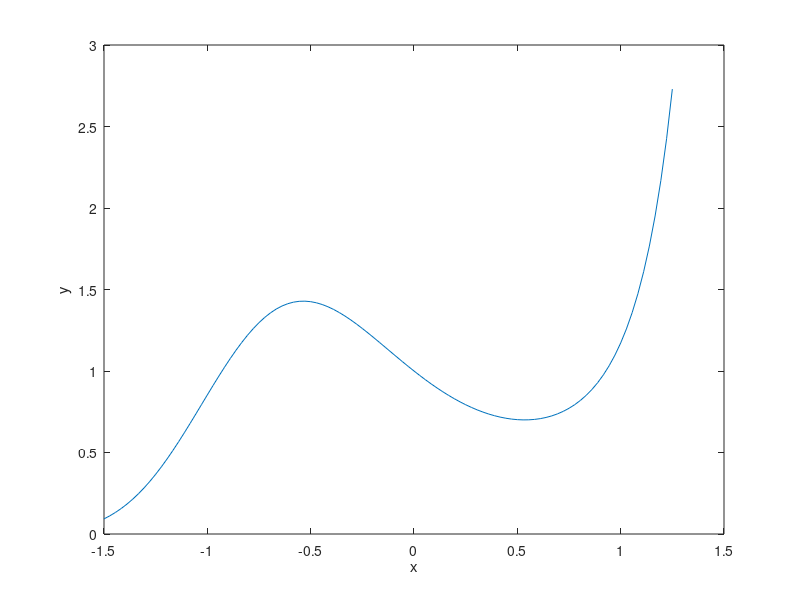

This figure's MATLAB source:
%%  Introduction to Plotting and Vectorization
% This lab will provide an introduction to two dimensional plots.  At
% the end, you should feel comfortable plotting functions of the form f(x).
% You should find this useful not only for visualizing the solutions of
% ODEs, but also for plotting general data that might appear in other
% courses and work.
%
% In the process we will also introduce the concept of vectorization, which
% is helpful for writing efficient and "clean" code.  Vectorization is a 
% concept found not only in MATLAB but also C/C++, Fortran, and other
% languages.
%
% Opening the m-file lab1.m in the MATLAB editor, step through each
% part using cell mode to see the results.  Compare the output with the
% PDF, which was generated from this m-file.
%
% There are twelve (12) exercises in this lab that will be graded.  
% Write your solutions in the template, including appropriate descriptions 
% in each step. Save the .m file as lab1_<UTORid>.m and submit it online on
% Quercus. Also, submit a PDF of the output by generating html (by going to
% 'File', 'Publish') and then saving to a PDF called lab1_<UTORid>.pdf. 
% Substitute your UTORid for <UTORid>.
%
% MAT292 Fall 2019, Stinchcombe & Parsch
% MAT292 Fall 2018, Stinchcombe & Khovanskii
% MAT292 Fall 2017, Stinchcombe & Sinnamon
% MAT292 Fall 2016, Sinnamon & Sousa
% Based on original from MAT292 Fall 2012, Hart & Pym
%
%
%% Student Information
%
% Student Name: Armaan Lalani 
%
% Student Number: 1005023225
%

%% Creating Vectors Explicitly
% MATLAB plots vectors (also known as arrays) of data points.  The first 
% way to create vectors is to give MATLAB a list of values of the form:
%
% x = [value1, value2, value3, ..., valueN];
%
% We can then see the values in the array x by entering |x| without a
% semilcolon or with the command |disp(x)|, with or without the semicolon.
%
% Individual entries of the vector can be accessed with the command |x(i)|, 
% where |i| is between 1 and the length of the array.  If |i| is not in 
% this range an error is thrown.
%
% Examine the following commands and their output.

x = [.5, 1.0, 2.3, 4.0, 4.333, 5.];     %These are arbitrary values
x
disp(x)
disp(x);
x(1);
x(2)

%% Exercise 1
% Objective: Observe a MATLAB error when you try to access an invalid
% index.
%
% Details: Try to access elements of the vector |x|, created in the
% previous step at the command prompt |>>|.  Try values of |i| outside the 
% valid range.  Try negative values, zero, and large positive values.  Copy
% down the error message in each case, and report this in your submitted 
% work as:
%
% Error for negative index: array indices must be positive integers or
% logical values
%
% Error for zero index: array indices must be positive integers or logical
% values
%
% Error for positive index outside of the bounds: index exceeds the number
% of array elements
%
% Only include the error message as a comment (with the percent signs), 
% DO NOT INCLUDE THE CODE IN YOUR SUBMISSION.

%% Plotting a Vector
% Given a list (one dimensional array) of values we can plot them with the
% command |plot(x)|, with or without a semicolon.  This will plot the points in the
% data set |(i, x(i))|.

plot(x)

%% Plotting Vector x against Vector y
% To plot functions, we need two vectors: a set of x points and a
% corresponding set of y points.  We now create a vector |y| and plot
% x against y with the command |plot(x,y)|.
%
% If the two vectors are not the same size, MATLAB will throw an error.

y = [3.7, -3.4, 1.02, 2.2, .04, 1.0];   %These are arbitrary values
plot(x,y)

%% Exercise 2
% Objective:  Create two vectors and plot one against the other.
%
% Details:  Explicitly create the vectors 
%
% x = [-5, -3, -1, 0, 2, 4, 6] 
%
% and 
%
% y = [-25, -9, -1, 0, 4, 16, 36]
%
% And plot |x| against |y|.  Your submission should show both the
% creation of the vectors and the figure, as in the example.

x = [-5, -3, -1, 0, 2, 4, 6];
y = [-25, -9, -1, 0, 4, 16, 36];
plot(x,y)


%% Creating Vectors with For Loops
% Entering the values by hand is tedious and error prone.  We can use
% MATLAB's programming features to create them.  Suppose we want to create
% a vector of N points between 0 and 1, equally spaced and inclusive.  This
% would be useful if we wanted to evaluate a function, f(x), at all of
% these values.
%
% The distance between the points will be h = (1 - 0)/(N-1), so that:
%
% 0 = x(1) = 0 * h < x(2) = 1 * h < ... < x(j) = (j-1) * h < ... < x(N) =
% (N-1) * j = 1
%
% NOTE: if we with to do this between two arbitrary points, a < b, instead
% of 0 and 1, the values would be: h = (b - a)/(N-1) and a = x(1) = a + 0 *
% h < x(2) = a+ 1 * h < ... < x(j) = a +(j-1) * h < ...< x(N) = b
%
% We assign a value of N, compute h, preallocate a vector x, and then loop
% through the vector.
%
% By 'preallocate' we mean 'set aside an array of the appropriate size in 
% memory for future use'.  Preallocation can be done with the command
% |x = zeros(N,1);|, which makes an array of length N in which all the entries
% are zero.  Other options are possible, too.

N = 11;             %Alter this value to see different results
h = (1-0)/(N-1);
x = zeros(N,1);     %This creates a column vector.  
                    %zeros(1,N) would create a row vector.

for j = 1:N
    x(j) = (j-1) * h;
end
disp(x);

%% Plotting y = x^2
% As a first example of plotting a function, we plot y = x^2.  Using the
% array |x| created in the last step, we populate a vector |y| such that
% |y(i) = x(i)^2| and plot it.
%

y = zeros(N,1);     %Preallocate the array

for j = 1:N
    y(j) = x(j)^2;
end

disp(y);

plot(x,y)

%% Plotting y = sin(2 * pi * x)
% MATLAB has a number of built in functions including the trigonometric
% functions (sin, cos, arccos,...), the exponential functions (exp), the
% natural logarithm function (log), hyperbolic functions (sinh, cosh), and
% others.  The constant |pi| is also defined.  For a full list of built in
% functions type |help elfun| at the MATLAB command line.  
%
% We create the vector |z| with |z(j) = sin(2*pi*x(j))|, using the same array as
% from the previous steps.

z = zeros(N,1);     %Preallocate the array

for j = 1:N
    z(j) = sin(2 * pi * x(j));
end

plot(x,z)

%% Exercise 3
% Objective:  Plot |x|.x
%
% Details:  Using a for loop, create a vector x of 101 equally spaced
% points between -3 and 7, inclusive.  Then create a vector y, such that
% |y(i) = abs(x(i))*x(i)| using a for loop.  Plot the results.  
%
% Your submission should include the code, as in the example, and 
% appropriate comments.

x = zeros(101,1);
for j = 1:101
    x(j) = -3.1+0.1*j;
end

y = zeros(101,1);
for j = 1:101
    y(j) = abs(x(j))*x(j);
end

plot(x,y)


%% Plotting Two Data Sets at Once
% We can also plot the preceding two examples on the same figure with the
% command |plot(x, y, x, z)|.  MATLAB will automatically put a different 
% color on each line.  

h=0.1;              %redefine the variables x, y, z
x=0:h:1;           %because they might have been
y=x.^2;            %changed in exercise 3
z=sin(2*pi.*x);    %

plot(x,y,x,z)

%% Annotating a Figure
% It is easy to add a title, axis labels, and a legend to the
% preceding figure.
xlabel('x');
ylabel('f(x)');
title('Example plot of two functions plotted on the same figure');
legend('x^2', 'sin(2*pi*x)');

%% Using Help Effectively
% You can obtain help on any routine at the command line by typing |help
% commandname|.  As you may have noticed in the preceding figure, the
% legend was not placed in a convenient position.  We will now use help to
% find out how to move the legend to the lower left corner, where it will
% be less obtrusive.
%
% If you type |help legend| in the command window at the |>>| prompt, 
% you'll see a section:
%
% LEGEND(...,'Location',LOC) adds a legend in the specified
%    location, LOC, with respect to the axes.  LOC may be either a
%    1x4 position vector or one of the following strings:
%
%        'North'              inside plot box near top
%        'South'              inside bottom
%        'East'               inside right
%        'West'               inside left
%        'NorthEast'          inside top right (default)
%        'NorthWest           inside top left
%        'SouthEast'          inside bottom right
%        'SouthWest'          inside bottom left
%
% Thus, if we call |legend| again, with the option 
% |'Location', 'SouthWest'|, it will move the legend to where we want.

%NOTE: The labels are entered again.
legend('x^2', 'sin(2*pi*x)','Location','SouthWest');    

%% Vectorization - An Elegant Alternative to Loops
% In the previous examples, we used for loops to fill our arrays with the
% values we wanted.  This is very similar to what would be done in C/C++,
% Java, Fortran, and other languages.  
%
% MATLAB provides a faster way to perform these looped operations, using
% vectorization, which proccesses the entire vector as a single object.
% For example, given a vector |x|, we can get the sine of the values in |x|
% with the command |sin(x)|, which outputs another vector.  This works with
% all built in MATLAB functions.  
% 
% Multiplication, division, and exponentiation are handled differently.
% Instead of using |*|, |/|, and |^|, we must use |.*|, |./|, and |.^| to
% indicate that we want the operation to be performed on each element.  The
% reason for this change in the symbols is that MATLAB uses the symbols
% without the period for matrix multiplication, exponentiation, and other
% actions.
%
% Vectorization yields more concise and less error prone code:


y = x.^2;               %Alternatively, y = x .* x;
z = sin(2 * pi * x);    %NOTE:  Multiplcation by the scalar 2*pi, does not 
                        %       require the .* operator.  Why is that?

plot(x,y,x,z)           %Verify that these are the same results
xlabel('x');
ylabel('f(x)');
title('Example plot of two functions computed by vectorizaiton');
legend('x^2', 'sin(2*pi*x)','Location','SouthWest');

%% Speed Comparison
% Historically, it was desirable both for clarity and speed to use
% vecotrized operations in place of loops everywhere possible in MATLAB.  
% Recent versions of MATLAB have reduced the speed advantage through the 
% introduction of a Just in Time (JIT) compiler, parallel for loops, and 
% other tools.
%
% However, we can still demonstrate the speed advantage, and the benefit to
% clarity is already evident.
%
% Timing is done with the |tic|, |toc| commands, which enclose the region we
% want to benchmark. The first output is the time for the construction done
% by looping, the second output is the time for construction done with
% vectorization.
%

clear y;    %Clear the y array
tic;        %Begin timing the construciton and filling of the array

y = zeros(N,1);

for j = 1:N
    y(j) = x(j)^2;
end

toc;

clear y;    %Clear the y array
tic;
y = x.^2;
toc;

%% Exercise 4
% Objective:  Compare the speedup from vectorization for a larger vector.
%
% Details:  Create a vector |x| of 5000001 equally space points between -2 and
% 3, inclusive, using a for loop.  Then time the construction of vector |y|,
% whose values are arctan of x, by a for loop and by vectorization.  Be sure to clear 
% |y| between the two runs.  (Hint: use the help file to find the command for arctan!)
%
% Your submission should include the code, as in the example, with
% appropriate comments.
    
x = zeros(5000001,1);
for j = 1:5000001
    x(j) = -2+(1/500000)*(j-1);
end

y = zeros(5000001,1);
tic;
for j = 1:5000001
    y(j) = atan(x(j));
end
toc;

clear y;
tic;
y = atan(x);
toc;

%% Further Avoiding Loops with linspace
% In the preceding examples, we will focus on the vector |x|, which was
% constructed with a |for| loop.  MATLAB includes a routine for creating a
% vector of a given number, |N|, of equally spaced points between two
% values, |a| and |b|:
%
% |x = linspace(a, b, N);|
%
% No preallocation is neccessary.  The argument |N| is optional.  If it is
% omitted MATLAB uses 100 points by default.
%
% We will now use linspace to plot the functions y = x - x^3 and y = exp(x)
% in the range [-2, 4] with 200 points.

clear all;                  %Clears all variables

x = linspace(-2,4, 200);    %Create the array

y = x - x.^3;
z = exp(x);

plot(x,y,x,z)           %Verify that these are the same results
xlabel('x');
ylabel('f(x)');
title('Example plot of two functions generated by vectorizaiton');
legend('x-x^3', 'exp(x)','Location','SouthWest');

%% Exercise 5
% Objective:  Solve an ODE and plot three particular solutions.
%
% Details:  Manually find the general solution of the ODE:
%
% dy/dt + (2*t)*y = 1/exp(t^2)
%
% and the particular solutions for initial conditions y(1) = -1, y(1) = 0,
% and y(1) = 1. Plot these three particular solutions on the same axes
% lettting the independent variable range from 1 to 5. 
%
% Once you have the three particular solutions you will
% need to:
%
%  1. Create a vector for the independent variable, t.  Use linspace with
%  a reasonable number of points (100 is fine).
%  2. Create vectors for the three solutions.  Use vectorized operations.
%  3. Plot three solutions on the same axes, annotating the figure
%   appropriately.
%
% Your submission should include, in the description section, the general 
% solution of the ODE and the three particular solutions.  It should also 
% have the appropriately commented code.

clear all

t = linspace(1,5,100);

y1 = (t-exp(1)-1)./(exp(t.^2));
y2 = (t-1)./(exp(t.^2));
y3 = (t+exp(1)-1)./(exp(t.^2));

plot(t,y1,t,y2,t,y3)
xlabel('t');
ylabel('f(t)');
title('Solution to ODE');
legend('f1(t)', 'f2(t)','f3(t)');




%% More Plotting Examples - Line Style
% There are many plotting options available, including color, line style,
% and marker style.  Some options can be found from the |help plot|
% command.  This is done by incuding a command after each line.
%
% In the first we example we will vary the line style.


x = linspace(-5,5);

%Plot three functions with different line styles.  NOTE: the
%function can be put directly in the plot argument.
plot(x, sin(x),'--', x, cos(x),'-.', x, exp(-x.^2),':');   
legend('sin', 'cos', 'exp(-x^2)');

%% More Plotting Examples - Line Color
% We can also control the color, mixing it with line style.

%Plot two functions, first in green and then in red.
x = linspace(-1,1);
plot(x, x.^3 .* sin(x), 'g', x, -x .* exp(x), 'r-');
legend('x^3 * sin(x)', '-x * exp(x)');

%% More Plotting Examples - Markers
% Markers can be used at the individual points, with and without a line 
% joining the points.
x = linspace(-4,4, 20);
plot(x, sin(x), 'x-', x, (x.^2)./(1+x.^2), '.');
legend('sin(x)', 'x^2/(1+x^2)');

%% Inline functions of one variable
% 
% Suppose we wish to construct the function:
%
% |f(x) = x * sin(x)|
%
% In a way that MATLAB can understand and manipulate.  This will let us
% compute values of |f(x)|, plot it, and create other functions from it.
%
% This can be accomplished by defining an inline function of one variable,
% with the command:
%
% function name = @(argument name) mathematical expression;
%
% For this example, the function name is |f|, the argument name is |x|, and
% the mathematical expression is |x * sin(x)|.
%
% Consider the following examples, and take note of:
%
% 1. The use of vectorization in the definitions, 2. The different ways
% that the output can be displayed, 3. The different variable names.
%

f = @(x) x .* sin(x);

x = 1;
fprintf(' f(%g) = %g\n', x, f(x));
fprintf(' f(%g) = %g\n', 1, f(1));
disp(f(1));
f(1)
x = 2;
fprintf(' f(%g) = %g\n', 2, f(2));
fprintf(' f(%g) = %g\n', 2, f(2));
disp(f(2));
f(2)

disp(f([1,2]))

g = @(t) t.^2 - t +1;
g(1)
g(2)

% Construct an array of 100 grid points from -2 to 2, and plot g(t).
t = linspace(-2,2);
plot(t, g(t));
% Label axes
xlabel('t');
ylabel('g');


%% Exercise 6
%
% Objective: Write and use an inline function of one variable.
%
% Details: Define the inline function for
%
% |f(x) = (x^3 - abs(x)) * ln(x^2+1)|
%
% Use this function to compute |f(0)|, |f(1)|, and |f(-1)| and plot the
% function with 100 grid points from -5 to 5. Make sure to
% use vectorization in your definition, and label your axes.
%
% Your submission should show the definition of the function, and the
% computation of these values.

f = @(x) ((x.^3)-abs(x)) .* log(x.^2+1);
disp(f(0))
disp(f(1))
disp(f(-1))

x = linspace(-5,5)
plot(x,f(x))

xlabel('x');
ylabel('y');
title('Graph of f(x)');

%% Inline functions of two variables
%
% Suppose we wish to solve the equation 
%
% |x = y^3 + y|
%
% for |y| as a function of |x|.  If we do this by root finding, then, given
% a value of |x0|, we need to find the root of the function
%
% |g(y) = f(x0,y) = y^3 + y - x0|
%
% We will accomplish this using inline functions.
%
% Inline functions of two variables are defined as:
%
% func = @(x,y) f(x,y);
%
% where func is the name you wish to assign your function, and |f(x,y)| is
% the relevant expression.
%
% Some examples of defining and using inline functions of two variables
% are given below. 
%

f = @(x,y) y.^3 + y - x;
x = 0; y = 0;
fprintf(' f(x = %g, y = %g) = %g\n', x, y, f(x, y));
x = 0; y = 1;
fprintf(' f(x = %g, y = %g) = %g\n', x, y, f(x, y));
disp(f(x,y))
f(0,1)

h = @(t,u) t.^2  + sin(u);
h(1, pi/2)
h(2, 2)



%% Exercise 7
%
% Objective: Write and use an inline function of two variables.
%
% Details: Define the inline function for
%
% |f(x,y) = y + y^3 - cos x + x^2 - x^4|
%
% Note that |f(x,y) = c| is the implicit solution to 
%
% |dy/dx = (4x^3 - 2x - sin x)/(1+3y^2)|.
%
% See Examples 1-3 of section 2.1 in Brannan and Boyce for similar examples.
%
% Use this function to compute |f(0, 0)|, |f(pi/2,1)|, and |f(-1,-1)|.  Make
% sure to use vectorization in your definition.
%
% Your submission should show the definition of the function, and the
% computation of these values.
%

f = @(x,y) y + y.^3 - cos(x) + x.^2 - x.^4;
disp(f(0,0))
disp(f(pi/2,1))
disp(f(-1,-1))

%% Numerically solving an implicit equation
%
% Given |x0|, we will now solve the equation
%
% |f(x0, y) = y^3 + y - x0 = 0|
%
% for y.  This will be accomplished using fzero, which employs a more
% advanced form of Newton's method. 
%
% The minimal arguments needed for using fzero are:
%
% fzero(function_handle, guess)
%
% function_handle is an abstract data structure which directs MATLAB
% towards a function of a single variable that it will try to zero.
%
% We need to tell MATLAB that it is trying to solve for the |y| argument.
% This is done by creating an inline function of one variable from the
% existing function, i.e.
% 
% g = @(y) f(x0, y)
%
% And then having fzero try to solve
%
% |g(y) = 0|
%
% You can either define the new inline function and use it:
%
% g = @(y) f(x0, y);
% y = fzero(g, guess);
%
% or you can put the inline function argument directly in the function
% handle argument:
%
% y = fzero(@(y) f(x0,y), guess);
% 
% The guess is an initial guess for what we anticipate y to be.  Finding a
% good initial guess may require some experimentation. For this example,
% the guess may be quite poor, and the algorithm will still converge.  For
% others, more care must be taken.
%
% Note the various ways of constructing the inline function of one
% variable, and the different guesses.


f = @(x,y) y.^3 + y - x;

x0 = 1;
guess = 1;
g = @(y) f(x0, y);
y = fzero(g, guess);
fprintf(' y(%g) = %g\n', x0, y);

guess = 50;
y = fzero(g, guess);
fprintf(' y(%g) = %g\n', x0, y);

x = 2;
g = @(y) f(x, y);
y = fzero(g, 2);
fprintf(' y(%g) = %g\n', x, y);

guess = 2;
y = fzero(@(y) f(2, y), guess);
fprintf(' y(%g) = %g\n', 2, y);

%% Exercise 8
%
% Objective: Use fzero to solve an equation |f(x,y)=0| for y at different
% values of x.
%
% Details: Consider the function
%
% |f(x,y) = y + y^3 - cos x + x^2 - x^4|
%
% Define the appropriate inline function and compute the single solution 
% at |x = 0| and the two positive solutions at |y = 1/2|.  
%
% You will need to experiment with different guesses to get these three
% solutions.
%
% Your submission should show the definition of the function, and the
% computation of these three roots.

f = @(x,y) y + y.^3 - cos(x) + x.^2 - x.^4;

x0 = 0;
guess = 1;
g = @(y) f(x0, y);
y = fzero(g, guess);

disp(y)

y0 = 0.5;
guess = 0.55;
g = @(x) f(x, y0);
x = fzero(g, guess);

disp(x)

y0 = 0.5;
guess = 1.1;
g = @(x) f(x, y0);
x = fzero(g, guess);

disp(x)

%% Plotting the solution
%
% Now we are ready to plot y as a function of x.  We will construct an
% array of x values, solve for y at each value of x, and then plot the
% results.  This will be accomplished with a for loop.

f = @(x,y) y.^3 + y - x;

% 50 points equally spaced from -5 to 2, inclusive
xvals = linspace(-5, 2, 50); 

% Preallocate storage space for the solutions
yvals = zeros(size(xvals));      

% Loop through all the values
for j = 1:length(xvals)
   
   yvals(j) = fzero(@(y) f(xvals(j), y), 0);
   
end

% Plot the results

plot(xvals, yvals);
xlabel('x');
ylabel('y');

%% Exercise 9
%
% Objective: Plot a portion of an implicit equation.
%
% Details: Plot the portion of the solution to
%
% |f(x,y) = y + y^3 - cos x + x^2 - x^4|
%
% passing through the point |(0,0)| for x from -2 to 2.  Use 100 grid
% points.
%
% You will need to be careful with the initial guess you use in solving the
% equation.
%
% Your submission should show the definition of the function, the
% construction of the arrays, the for loop, and the resultant figure.
%
% Label your axes.
% 

f = @(x,y) y + y.^3 - cos(x) + x.^2 - x.^4;
xvals = linspace(-2, 2); 
yvals = zeros(size(xvals));  

for j = 1:length(xvals)
   
   yvals(j) = fzero(@(y) f(xvals(j), y), 0);
   
end

plot(xvals,yvals)
xlabel('x');
ylabel('y');



%% Exercise 10
%
% Objective: Solve a differential equation and plot a portion of it.
%
% Details: Find the general implicit solution of the differential equation
%
% |dy/dx = (-cos x + 3x^2) y|
%
% Plot the particular solution passing through y(0) = 1 using 100 grid
% points for x in [-1.5, 1.25].
%
% Be careful on your choice of guess. You will be penalized if MATLAB shows
% an error.
%
% Your submission should show the general and particular solutions, in
% implicit form, in the comments, the definition of the appropriate inline
% functions, arrays, the for loop, and the figure.
%
% Label your axes.
%

f = @(x,y) x.^3 - sin(x) - log(y);
xvals = linspace(-1.5, 1.25); 
yvals = zeros(size(xvals));  

for j = 1:length(xvals)
   
   yvals(j) = fzero(@(y) f(xvals(j), y), exp((xvals(j))^3-sin(xvals(j))));
   
end

plot(xvals,yvals)
xlabel('x');
ylabel('y');

%% Install iode
%
% Objective: install iode
%
% Details: visit https://faculty.math.illinois.edu/iode/ and follow the
% instructions there to download and install iode.
%
% Iode has a problem (with MATLAB versions 2014a and above), but can be
% easily fixed. In MATLAB open the folder where you installed iode and 
% double-click the file fixaxes.m. Quote (comment out) line 38: it should 
% look like %eval(’delete(a:);’); Do the same for the file freeaxes.m and 
% line 24.

%% Exercise 11
%
% Objective: use iode a plot the direction field of a differential equation
%
% Details: After starting iode, click the "direction fields" buttom from 
% the main menu. The default is the direction field for
%
% |dy/dx = sin(y-x)|
%
% Click any point in the x-y plane to see a (numerically computed) solution
% to the differential equation passing through that point.
%
% Starting from the "Equation" menu, plot the direction field of 
%
% |dy/dx = xy^2|
%
% Describe, in words, the behaviour of the solutions. What happens as x
% approaches infinity? Explain why solutions are symmetric about the 
% y-axis, i.e. |y(x)=y(-x)| for any solution.

% As x approaches infinite, x plateaus and becomes flat as it approaches x axis

%% Exercise 12
%
% Objective: study the long-run behaviour of a differential equation from 
% its direction field
%
% Details: Using iode, plot the direction field of 
%
% |dy/dx = y^4 - y^3 - 3*y^2 + y + 2|
%
% By clicking on various initial conditions |y(0) = y_0| (iode plots the
% solution), determine the long-run behaviour of solutions as a function of
% |y_0|. In other words, list the constant solutions that are approached as
% x goes to infinity and how |y_0| determines which constant solution is 
% approached.
%
% If your numerically computed solutions ever appear to cross then change
% the solution method from Euler to the, much better, Runge-Kutta method.
% Think about why solutions are not permitted to cross. If they do then
% this indicates a problem with the numerical solver.

% From the graph, the solution seems to approach y = -1 as x goes to
% infinity. These solutions also intersect the y axis at around -1. All the 
% solutions that can be seen on the
% directional field are solutions with different constant values.
% Solutions cannot cross because if they did there could be more than one
% solution that satisfied one initial condition.

%% Exercise 13 (NOT TO BE HANDED IN)
%
% Objective: Solve a differential equation and plot the largest interval of
% existence for this solution.
%
% Details: Find the particular implicit solution of the differential
% equation
%
% |dy/dx = -x/y, y(0) = -2|
%
% Determine the largest interval of validity and plot the solution with 50
% grid points in this interval.
%
% In the comments before your code, explain why fzero has an error.
%
% Your submission should show the particular solution, in implicit form, in
% the comments, the definition of the appropriate inline functions, arrays,
% loops, and the figure. 
%
% Label your axes.
%
%% Exercise 14 (NOT TO BE HANDED IN)
%
% Objective: Solve a differential equation and plot the solution on the
% specified interval
%
% Details: Find the particular implicit solution of the differential
% equation
%
% |du/dt = -(u^4 - 1), u(0) = .1|
%
% and plot it for |t| from 0 to 1.
%
% Determine a good starting guess that works throughout the interval and
% plot the solution with 50 grid points in this interval.
%
% Your submission should show the particular solution, in implicit form, in
% the comments, the definition of the appropriate inline functions, arrays,
% loops, and the figure.
%
% Label your axes.
